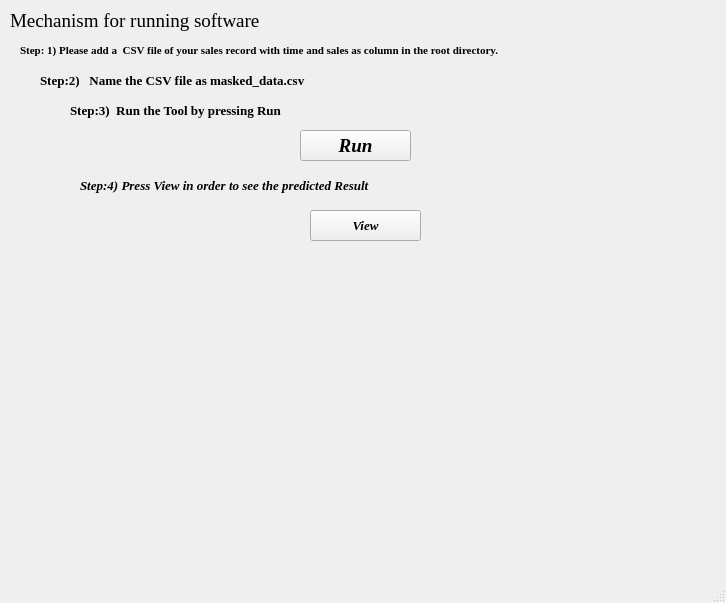
<?xml version="1.0" encoding="UTF-8"?>
<ui version="4.0">
 <class>MainWindow</class>
 <widget class="QMainWindow" name="MainWindow">
  <property name="geometry">
   <rect>
    <x>0</x>
    <y>0</y>
    <width>726</width>
    <height>603</height>
   </rect>
  </property>
  <property name="font">
   <font>
    <pointsize>14</pointsize>
   </font>
  </property>
  <property name="windowTitle">
   <string>MainWindow</string>
  </property>
  <widget class="QWidget" name="centralwidget">
   <widget class="QLabel" name="label">
    <property name="geometry">
     <rect>
      <x>10</x>
      <y>0</y>
      <width>311</width>
      <height>41</height>
     </rect>
    </property>
    <property name="font">
     <font>
      <family>Georgia</family>
     </font>
    </property>
    <property name="text">
     <string>Mechanism for running software</string>
    </property>
   </widget>
   <widget class="QLabel" name="label_2">
    <property name="geometry">
     <rect>
      <x>20</x>
      <y>30</y>
      <width>661</width>
      <height>41</height>
     </rect>
    </property>
    <property name="palette">
     <palette>
      <active>
       <colorrole role="WindowText">
        <brush brushstyle="SolidPattern">
         <color alpha="255">
          <red>0</red>
          <green>0</green>
          <blue>0</blue>
         </color>
        </brush>
       </colorrole>
       <colorrole role="Button">
        <brush brushstyle="SolidPattern">
         <color alpha="255">
          <red>255</red>
          <green>255</green>
          <blue>255</blue>
         </color>
        </brush>
       </colorrole>
       <colorrole role="Light">
        <brush brushstyle="SolidPattern">
         <color alpha="255">
          <red>255</red>
          <green>255</green>
          <blue>255</blue>
         </color>
        </brush>
       </colorrole>
       <colorrole role="Midlight">
        <brush brushstyle="SolidPattern">
         <color alpha="255">
          <red>255</red>
          <green>255</green>
          <blue>255</blue>
         </color>
        </brush>
       </colorrole>
       <colorrole role="Dark">
        <brush brushstyle="SolidPattern">
         <color alpha="255">
          <red>127</red>
          <green>127</green>
          <blue>127</blue>
         </color>
        </brush>
       </colorrole>
       <colorrole role="Mid">
        <brush brushstyle="SolidPattern">
         <color alpha="255">
          <red>170</red>
          <green>170</green>
          <blue>170</blue>
         </color>
        </brush>
       </colorrole>
       <colorrole role="Text">
        <brush brushstyle="SolidPattern">
         <color alpha="255">
          <red>0</red>
          <green>0</green>
          <blue>0</blue>
         </color>
        </brush>
       </colorrole>
       <colorrole role="BrightText">
        <brush brushstyle="SolidPattern">
         <color alpha="255">
          <red>255</red>
          <green>255</green>
          <blue>255</blue>
         </color>
        </brush>
       </colorrole>
       <colorrole role="ButtonText">
        <brush brushstyle="SolidPattern">
         <color alpha="255">
          <red>0</red>
          <green>0</green>
          <blue>0</blue>
         </color>
        </brush>
       </colorrole>
       <colorrole role="Base">
        <brush brushstyle="SolidPattern">
         <color alpha="255">
          <red>255</red>
          <green>255</green>
          <blue>255</blue>
         </color>
        </brush>
       </colorrole>
       <colorrole role="Window">
        <brush brushstyle="SolidPattern">
         <color alpha="255">
          <red>255</red>
          <green>255</green>
          <blue>255</blue>
         </color>
        </brush>
       </colorrole>
       <colorrole role="Shadow">
        <brush brushstyle="SolidPattern">
         <color alpha="255">
          <red>0</red>
          <green>0</green>
          <blue>0</blue>
         </color>
        </brush>
       </colorrole>
       <colorrole role="AlternateBase">
        <brush brushstyle="SolidPattern">
         <color alpha="255">
          <red>255</red>
          <green>255</green>
          <blue>255</blue>
         </color>
        </brush>
       </colorrole>
       <colorrole role="ToolTipBase">
        <brush brushstyle="SolidPattern">
         <color alpha="255">
          <red>255</red>
          <green>255</green>
          <blue>220</blue>
         </color>
        </brush>
       </colorrole>
       <colorrole role="ToolTipText">
        <brush brushstyle="SolidPattern">
         <color alpha="255">
          <red>0</red>
          <green>0</green>
          <blue>0</blue>
         </color>
        </brush>
       </colorrole>
      </active>
      <inactive>
       <colorrole role="WindowText">
        <brush brushstyle="SolidPattern">
         <color alpha="255">
          <red>0</red>
          <green>0</green>
          <blue>0</blue>
         </color>
        </brush>
       </colorrole>
       <colorrole role="Button">
        <brush brushstyle="SolidPattern">
         <color alpha="255">
          <red>255</red>
          <green>255</green>
          <blue>255</blue>
         </color>
        </brush>
       </colorrole>
       <colorrole role="Light">
        <brush brushstyle="SolidPattern">
         <color alpha="255">
          <red>255</red>
          <green>255</green>
          <blue>255</blue>
         </color>
        </brush>
       </colorrole>
       <colorrole role="Midlight">
        <brush brushstyle="SolidPattern">
         <color alpha="255">
          <red>255</red>
          <green>255</green>
          <blue>255</blue>
         </color>
        </brush>
       </colorrole>
       <colorrole role="Dark">
        <brush brushstyle="SolidPattern">
         <color alpha="255">
          <red>127</red>
          <green>127</green>
          <blue>127</blue>
         </color>
        </brush>
       </colorrole>
       <colorrole role="Mid">
        <brush brushstyle="SolidPattern">
         <color alpha="255">
          <red>170</red>
          <green>170</green>
          <blue>170</blue>
         </color>
        </brush>
       </colorrole>
       <colorrole role="Text">
        <brush brushstyle="SolidPattern">
         <color alpha="255">
          <red>0</red>
          <green>0</green>
          <blue>0</blue>
         </color>
        </brush>
       </colorrole>
       <colorrole role="BrightText">
        <brush brushstyle="SolidPattern">
         <color alpha="255">
          <red>255</red>
          <green>255</green>
          <blue>255</blue>
         </color>
        </brush>
       </colorrole>
       <colorrole role="ButtonText">
        <brush brushstyle="SolidPattern">
         <color alpha="255">
          <red>0</red>
          <green>0</green>
          <blue>0</blue>
         </color>
        </brush>
       </colorrole>
       <colorrole role="Base">
        <brush brushstyle="SolidPattern">
         <color alpha="255">
          <red>255</red>
          <green>255</green>
          <blue>255</blue>
         </color>
        </brush>
       </colorrole>
       <colorrole role="Window">
        <brush brushstyle="SolidPattern">
         <color alpha="255">
          <red>255</red>
          <green>255</green>
          <blue>255</blue>
         </color>
        </brush>
       </colorrole>
       <colorrole role="Shadow">
        <brush brushstyle="SolidPattern">
         <color alpha="255">
          <red>0</red>
          <green>0</green>
          <blue>0</blue>
         </color>
        </brush>
       </colorrole>
       <colorrole role="AlternateBase">
        <brush brushstyle="SolidPattern">
         <color alpha="255">
          <red>255</red>
          <green>255</green>
          <blue>255</blue>
         </color>
        </brush>
       </colorrole>
       <colorrole role="ToolTipBase">
        <brush brushstyle="SolidPattern">
         <color alpha="255">
          <red>255</red>
          <green>255</green>
          <blue>220</blue>
         </color>
        </brush>
       </colorrole>
       <colorrole role="ToolTipText">
        <brush brushstyle="SolidPattern">
         <color alpha="255">
          <red>0</red>
          <green>0</green>
          <blue>0</blue>
         </color>
        </brush>
       </colorrole>
      </inactive>
      <disabled>
       <colorrole role="WindowText">
        <brush brushstyle="SolidPattern">
         <color alpha="255">
          <red>127</red>
          <green>127</green>
          <blue>127</blue>
         </color>
        </brush>
       </colorrole>
       <colorrole role="Button">
        <brush brushstyle="SolidPattern">
         <color alpha="255">
          <red>255</red>
          <green>255</green>
          <blue>255</blue>
         </color>
        </brush>
       </colorrole>
       <colorrole role="Light">
        <brush brushstyle="SolidPattern">
         <color alpha="255">
          <red>255</red>
          <green>255</green>
          <blue>255</blue>
         </color>
        </brush>
       </colorrole>
       <colorrole role="Midlight">
        <brush brushstyle="SolidPattern">
         <color alpha="255">
          <red>255</red>
          <green>255</green>
          <blue>255</blue>
         </color>
        </brush>
       </colorrole>
       <colorrole role="Dark">
        <brush brushstyle="SolidPattern">
         <color alpha="255">
          <red>127</red>
          <green>127</green>
          <blue>127</blue>
         </color>
        </brush>
       </colorrole>
       <colorrole role="Mid">
        <brush brushstyle="SolidPattern">
         <color alpha="255">
          <red>170</red>
          <green>170</green>
          <blue>170</blue>
         </color>
        </brush>
       </colorrole>
       <colorrole role="Text">
        <brush brushstyle="SolidPattern">
         <color alpha="255">
          <red>127</red>
          <green>127</green>
          <blue>127</blue>
         </color>
        </brush>
       </colorrole>
       <colorrole role="BrightText">
        <brush brushstyle="SolidPattern">
         <color alpha="255">
          <red>255</red>
          <green>255</green>
          <blue>255</blue>
         </color>
        </brush>
       </colorrole>
       <colorrole role="ButtonText">
        <brush brushstyle="SolidPattern">
         <color alpha="255">
          <red>127</red>
          <green>127</green>
          <blue>127</blue>
         </color>
        </brush>
       </colorrole>
       <colorrole role="Base">
        <brush brushstyle="SolidPattern">
         <color alpha="255">
          <red>255</red>
          <green>255</green>
          <blue>255</blue>
         </color>
        </brush>
       </colorrole>
       <colorrole role="Window">
        <brush brushstyle="SolidPattern">
         <color alpha="255">
          <red>255</red>
          <green>255</green>
          <blue>255</blue>
         </color>
        </brush>
       </colorrole>
       <colorrole role="Shadow">
        <brush brushstyle="SolidPattern">
         <color alpha="255">
          <red>0</red>
          <green>0</green>
          <blue>0</blue>
         </color>
        </brush>
       </colorrole>
       <colorrole role="AlternateBase">
        <brush brushstyle="SolidPattern">
         <color alpha="255">
          <red>255</red>
          <green>255</green>
          <blue>255</blue>
         </color>
        </brush>
       </colorrole>
       <colorrole role="ToolTipBase">
        <brush brushstyle="SolidPattern">
         <color alpha="255">
          <red>255</red>
          <green>255</green>
          <blue>220</blue>
         </color>
        </brush>
       </colorrole>
       <colorrole role="ToolTipText">
        <brush brushstyle="SolidPattern">
         <color alpha="255">
          <red>0</red>
          <green>0</green>
          <blue>0</blue>
         </color>
        </brush>
       </colorrole>
      </disabled>
     </palette>
    </property>
    <property name="font">
     <font>
      <family>Georgia</family>
      <pointsize>8</pointsize>
      <weight>75</weight>
      <bold>true</bold>
     </font>
    </property>
    <property name="text">
     <string>Step: 1) Please add a  CSV file of your sales record with time and sales as column in the root directory.</string>
    </property>
   </widget>
   <widget class="QLabel" name="label_3">
    <property name="geometry">
     <rect>
      <x>40</x>
      <y>70</y>
      <width>611</width>
      <height>21</height>
     </rect>
    </property>
    <property name="font">
     <font>
      <family>Georgia</family>
      <pointsize>10</pointsize>
      <weight>75</weight>
      <bold>true</bold>
     </font>
    </property>
    <property name="text">
     <string>Step:2)   Name the CSV file as masked_data.csv</string>
    </property>
   </widget>
   <widget class="QLabel" name="label_4">
    <property name="geometry">
     <rect>
      <x>70</x>
      <y>100</y>
      <width>481</width>
      <height>21</height>
     </rect>
    </property>
    <property name="font">
     <font>
      <family>Georgia</family>
      <pointsize>10</pointsize>
      <weight>75</weight>
      <bold>true</bold>
     </font>
    </property>
    <property name="text">
     <string>Step:3)  Run the Tool by pressing Run</string>
    </property>
   </widget>
   <widget class="QPushButton" name="pushButton">
    <property name="geometry">
     <rect>
      <x>300</x>
      <y>130</y>
      <width>111</width>
      <height>31</height>
     </rect>
    </property>
    <property name="font">
     <font>
      <family>Georgia</family>
      <pointsize>14</pointsize>
      <weight>75</weight>
      <italic>true</italic>
      <bold>true</bold>
     </font>
    </property>
    <property name="text">
     <string>Run</string>
    </property>
   </widget>
   <widget class="QLabel" name="label_5">
    <property name="geometry">
     <rect>
      <x>80</x>
      <y>170</y>
      <width>481</width>
      <height>31</height>
     </rect>
    </property>
    <property name="font">
     <font>
      <family>Georgia</family>
      <pointsize>10</pointsize>
      <weight>75</weight>
      <italic>true</italic>
      <bold>true</bold>
     </font>
    </property>
    <property name="text">
     <string>Step:4) Press View in order to see the predicted Result</string>
    </property>
   </widget>
   <widget class="QPushButton" name="pushButton_2">
    <property name="geometry">
     <rect>
      <x>310</x>
      <y>210</y>
      <width>111</width>
      <height>31</height>
     </rect>
    </property>
    <property name="font">
     <font>
      <family>Georgia</family>
      <pointsize>10</pointsize>
      <weight>75</weight>
      <italic>true</italic>
      <bold>true</bold>
     </font>
    </property>
    <property name="text">
     <string>View</string>
    </property>
   </widget>
   <widget class="QLabel" name="label_6">
    <property name="geometry">
     <rect>
      <x>6</x>
      <y>249</y>
      <width>711</width>
      <height>351</height>
     </rect>
    </property>
    <property name="text">
     <string/>
    </property>
   </widget>
  </widget>
  <widget class="QStatusBar" name="statusbar"/>
 </widget>
 <resources/>
 <connections/>
</ui>
